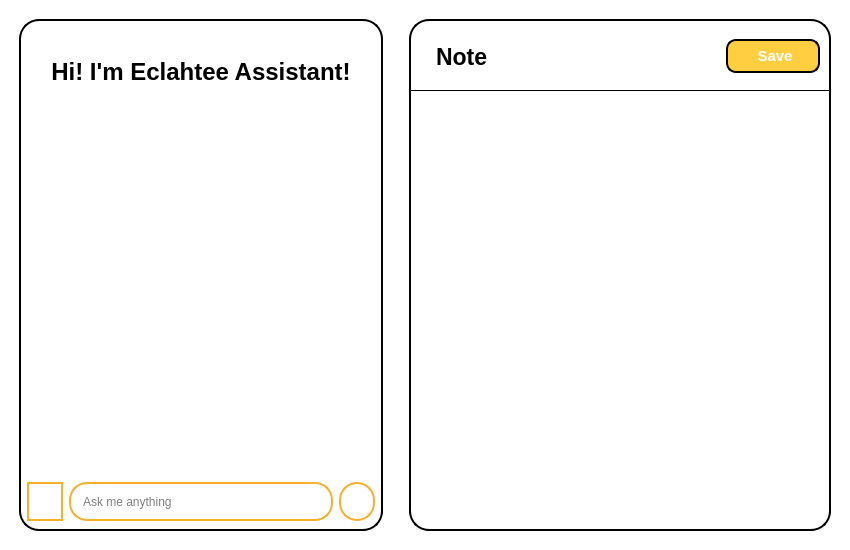
<?xml version="1.0" encoding="UTF-8"?>
<ui version="4.0">
 <class>MainWindow</class>
 <widget class="QMainWindow" name="MainWindow">
  <property name="geometry">
   <rect>
    <x>0</x>
    <y>0</y>
    <width>850</width>
    <height>550</height>
   </rect>
  </property>
  <property name="minimumSize">
   <size>
    <width>850</width>
    <height>550</height>
   </size>
  </property>
  <property name="windowTitle">
   <string>MainWindow</string>
  </property>
  <property name="styleSheet">
   <string notr="true">padding: 0px;
border: 0px;
background-color: white;</string>
  </property>
  <widget class="QWidget" name="centralwidget">
   <layout class="QHBoxLayout" name="horizontalLayout">
    <item>
     <widget class="QWidget" name="widget_3" native="true">
      <property name="styleSheet">
       <string notr="true">border: 2px solid black;
border-radius: 20px;
max-width: 360px;
margin: 10px;</string>
      </property>
      <layout class="QVBoxLayout" name="verticalLayout_3">
       <item>
        <widget class="QTextBrowser" name="textBrowser">
         <property name="styleSheet">
          <string notr="true">border: 0px;</string>
         </property>
         <property name="verticalScrollBarPolicy">
          <enum>Qt::ScrollBarAlwaysOff</enum>
         </property>
         <property name="horizontalScrollBarPolicy">
          <enum>Qt::ScrollBarAlwaysOff</enum>
         </property>
         <property name="html">
          <string>&lt;!DOCTYPE HTML PUBLIC &quot;-//W3C//DTD HTML 4.0//EN&quot; &quot;http://www.w3.org/TR/REC-html40/strict.dtd&quot;&gt;
&lt;html&gt;&lt;head&gt;&lt;meta name=&quot;qrichtext&quot; content=&quot;1&quot; /&gt;&lt;style type=&quot;text/css&quot;&gt;
p, li { white-space: pre-wrap; }
&lt;/style&gt;&lt;/head&gt;&lt;body style=&quot; font-family:'MS Shell Dlg 2'; font-size:8.25pt; font-weight:400; font-style:normal;&quot;&gt;
&lt;p align=&quot;center&quot; style=&quot;-qt-paragraph-type:empty; margin-top:0px; margin-bottom:0px; margin-left:0px; margin-right:0px; -qt-block-indent:0; text-indent:0px;&quot;&gt;&lt;br /&gt;&lt;/p&gt;
&lt;p align=&quot;center&quot; style=&quot;-qt-paragraph-type:empty; margin-top:0px; margin-bottom:0px; margin-left:0px; margin-right:0px; -qt-block-indent:0; text-indent:0px;&quot;&gt;&lt;br /&gt;&lt;/p&gt;
&lt;p align=&quot;center&quot; style=&quot; margin-top:0px; margin-bottom:0px; margin-left:0px; margin-right:0px; -qt-block-indent:0; text-indent:0px;&quot;&gt;&lt;span style=&quot; font-family:'Segoe UI'; font-size:18pt; font-weight:600;&quot;&gt;Hi! I'm Eclahtee Assistant!&lt;/span&gt;&lt;/p&gt;&lt;/body&gt;&lt;/html&gt;</string>
         </property>
        </widget>
       </item>
       <item>
        <widget class="QWidget" name="widget_5" native="true">
         <property name="styleSheet">
          <string notr="true">max-height: 50px;
min-height: 50px;
border: 0px;
margin: 5px;</string>
         </property>
         <layout class="QHBoxLayout" name="horizontalLayout_2">
          <item>
           <widget class="QPushButton" name="pushButton_2">
            <property name="styleSheet">
             <string notr="true">QPushButton{
	background-color: white;
	border: 2px solid #faae2b;
	max-height: 35px;
	min-height: 35px;
	border-radius: 19px;
	margin: 0px;
}

QPushButton:hover{
	background-color: white;
	border: 3px solid #faae2b;
	max-height: 35px;
	min-height: 35px;
	border-radius: 19px;
	margin: 0px;
}

QPushButton:pressed{
	background-color: rgb(235, 235, 235);
	border: 3px solid #faae2b;
	max-height: 35px;
	min-height: 35px;
	border-radius: 19px;
	margin: 0px;
}</string>
            </property>
            <property name="text">
             <string/>
            </property>
            <property name="icon">
             <iconset>
              <normaloff>../Image/new_chat.png</normaloff>../Image/new_chat.png</iconset>
            </property>
            <property name="iconSize">
             <size>
              <width>32</width>
              <height>32</height>
             </size>
            </property>
           </widget>
          </item>
          <item>
           <widget class="QLineEdit" name="lineEdit">
            <property name="styleSheet">
             <string notr="true">QLineEdit{
	background-color: white;
	border: 2px solid #faae2b;
	max-height: 35px;
	min-height: 35px;
	border-radius: 18px;
	padding-left: 10px;
	margin: 0px;
}

QLineEdit:hover{
	background-color: white;
	border: 3px solid #faae2b;
	max-height: 35px;
	min-height: 35px;
	border-radius: 18px;
	padding-left: 10px;
	margin: 0px;
}

QLineEdit:pressed{
	background-color: rgb(235, 235, 235);
	border: 3px solid #faae2b;
	max-height: 35px;
	min-height: 35px;
	border-radius: 18px;
	padding-left: 10px;
	margin: 0px;
}</string>
            </property>
            <property name="placeholderText">
             <string>Ask me anything</string>
            </property>
           </widget>
          </item>
          <item>
           <widget class="QPushButton" name="pushButton">
            <property name="styleSheet">
             <string notr="true">QPushButton{
	background-color: white;
	border: 2px solid #faae2b;
	max-height: 35px;
	min-height: 35px;
	border-radius: 18px;
	margin: 0px;
}

QPushButton:hover{
	background-color: white;
	border: 3px solid #faae2b;
	max-height: 35px;
	min-height: 35px;
	border-radius: 18px;
	margin: 0px;
}

QPushButton:pressed{
	background-color: rgb(235, 235, 235);
	border: 3px solid #faae2b;
	max-height: 35px;
	min-height: 35px;
	border-radius: 18px;
	margin: 0px;
}</string>
            </property>
            <property name="text">
             <string/>
            </property>
            <property name="icon">
             <iconset>
              <normaloff>../Image/send.png</normaloff>../Image/send.png</iconset>
            </property>
            <property name="iconSize">
             <size>
              <width>32</width>
              <height>32</height>
             </size>
            </property>
           </widget>
          </item>
         </layout>
        </widget>
       </item>
      </layout>
     </widget>
    </item>
    <item>
     <widget class="QWidget" name="widget_2" native="true">
      <property name="styleSheet">
       <string notr="true">background-color: white;
border-radius: 20px;
border: 2px solid black;
margin: 10px;</string>
      </property>
      <layout class="QVBoxLayout" name="verticalLayout_2">
       <item>
        <widget class="QWidget" name="widget" native="true">
         <property name="styleSheet">
          <string notr="true">background-color: transparent;
border: 0px;
border-radius: 0px;
margin: 3px;
border-bottom: 1px solid black;</string>
         </property>
         <layout class="QHBoxLayout" name="horizontalLayout_3">
          <item>
           <widget class="QLabel" name="label">
            <property name="font">
             <font>
              <family>Segoe UI</family>
              <pointsize>17</pointsize>
              <weight>75</weight>
              <bold>true</bold>
             </font>
            </property>
            <property name="styleSheet">
             <string notr="true">max-height: 50px;
min-height: 50px;
border: 0px;
border-radius: 0px;
padding-left: 10px;
padding-right: 10px;
margin: 3px;
margin-top: 5px;
background-color: transparent;</string>
            </property>
            <property name="text">
             <string>Note</string>
            </property>
            <property name="alignment">
             <set>Qt::AlignLeading|Qt::AlignLeft|Qt::AlignVCenter</set>
            </property>
           </widget>
          </item>
          <item>
           <widget class="QPushButton" name="pushButton_6">
            <property name="font">
             <font>
              <family>Segoe UI</family>
              <pointsize>11</pointsize>
              <weight>75</weight>
              <bold>true</bold>
             </font>
            </property>
            <property name="styleSheet">
             <string notr="true">QPushButton{
	border: 2px solid black;
	height: 30px;
	border-radius: 10px;
	background-color: #FFCE41;
	color: white;
	max-width: 90px;
}

QPushButton::hover{
	border: 3px solid black;
	height: 30px;
	border-radius: 10px;
	background-color: #FFCE41;
	max-width: 90px;
}

QPushButton::pressed{
	border: 3px solid black;
	height: 30px;
	border-radius: 10px;
	background-color: rgb(234, 188, 59);
	max-width: 90px;
}</string>
            </property>
            <property name="text">
             <string> Save</string>
            </property>
            <property name="icon">
             <iconset>
              <normaloff>../Image/save.png</normaloff>../Image/save.png</iconset>
            </property>
            <property name="iconSize">
             <size>
              <width>20</width>
              <height>20</height>
             </size>
            </property>
           </widget>
          </item>
         </layout>
        </widget>
       </item>
       <item>
        <widget class="QTextEdit" name="textEdit">
         <property name="styleSheet">
          <string notr="true">padding: 0px;
border: 0px solid black;
margin: 10px;
margin-top: 0px;</string>
         </property>
         <property name="html">
          <string>&lt;!DOCTYPE HTML PUBLIC &quot;-//W3C//DTD HTML 4.0//EN&quot; &quot;http://www.w3.org/TR/REC-html40/strict.dtd&quot;&gt;
&lt;html&gt;&lt;head&gt;&lt;meta name=&quot;qrichtext&quot; content=&quot;1&quot; /&gt;&lt;style type=&quot;text/css&quot;&gt;
p, li { white-space: pre-wrap; }
&lt;/style&gt;&lt;/head&gt;&lt;body style=&quot; font-family:'MS Shell Dlg 2'; font-size:8.25pt; font-weight:400; font-style:normal;&quot;&gt;
&lt;p style=&quot;-qt-paragraph-type:empty; margin-top:0px; margin-bottom:0px; margin-left:0px; margin-right:0px; -qt-block-indent:0; text-indent:0px;&quot;&gt;&lt;br /&gt;&lt;/p&gt;&lt;/body&gt;&lt;/html&gt;</string>
         </property>
         <property name="placeholderText">
          <string/>
         </property>
        </widget>
       </item>
      </layout>
     </widget>
    </item>
   </layout>
  </widget>
 </widget>
 <resources/>
 <connections/>
</ui>
